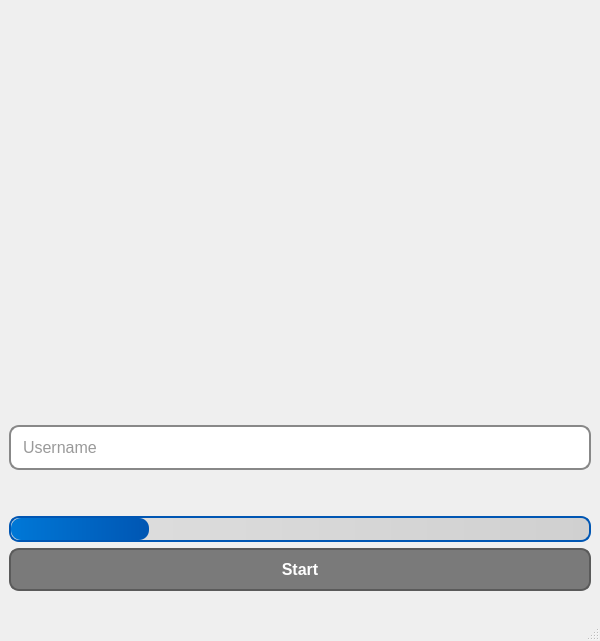
<?xml version="1.0" encoding="UTF-8"?>
<ui version="4.0">
 <class>MainWindow</class>
 <widget class="QMainWindow" name="MainWindow">
  <property name="geometry">
   <rect>
    <x>0</x>
    <y>0</y>
    <width>600</width>
    <height>641</height>
   </rect>
  </property>
  <property name="sizePolicy">
   <sizepolicy hsizetype="Fixed" vsizetype="Fixed">
    <horstretch>0</horstretch>
    <verstretch>0</verstretch>
   </sizepolicy>
  </property>
  <property name="maximumSize">
   <size>
    <width>600</width>
    <height>641</height>
   </size>
  </property>
  <property name="windowTitle">
   <string>MainWindow</string>
  </property>
  <widget class="QWidget" name="centralwidget">
   <property name="minimumSize">
    <size>
     <width>600</width>
     <height>600</height>
    </size>
   </property>
   <property name="maximumSize">
    <size>
     <width>600</width>
     <height>600</height>
    </size>
   </property>
   <property name="styleSheet">
    <string notr="true">background-image: url(&quot;D:/PROJECTS/Project/App/Chinazes/images/OIG2.jpg&quot;);
background-size: 600px 600px;
background-repeat: no-repeat;
background-position: center;
</string>
   </property>
   <layout class="QVBoxLayout" name="verticalLayout_3">
    <item>
     <layout class="QVBoxLayout" name="verticalLayout_2">
      <item>
       <spacer name="verticalSpacer">
        <property name="orientation">
         <enum>Qt::Vertical</enum>
        </property>
        <property name="sizeHint" stdset="0">
         <size>
          <width>20</width>
          <height>40</height>
         </size>
        </property>
       </spacer>
      </item>
      <item>
       <widget class="QLineEdit" name="lineEdit">
        <property name="styleSheet">
         <string notr="true">QWidget {
    background: qlineargradient(
        x1:0, y1:0, x2:1, y2:1,
        stop:0 #f7f7f7,  /* Світліший світло-сірий колір */
        stop:1 #dcdcdc   /* Світло-сірий колір */
    );
}

/* Стиль для прогрес-бару */
QProgressBar {
    border: 2px solid #888888;  /* Темніша рамка */
    border-radius: 10px;        /* Згладжені кути */
    background-color: #e0e0e0;  /* Світло-сірий фон прогрес-бару */
}

QProgressBar::chunk {
    background: qlineargradient(
        x1:0, y1:0, x2:1, y2:0,
        stop:0 #888888, 
        stop:1 #555555
    );
    border-radius: 10px;        /* Згладжені кути для частини */
}

/* Стиль для кнопки */
QPushButton {
    background-color: #7a7a7a;  /* Темно-сірий фон кнопки */
    color: white;                /* Колір тексту */
    border: 2px solid #5a5a5a;  /* Темніша рамка */
    border-radius: 10px;        /* Згладжені кути */
    padding: 10px;              /* Внутрішні відступи */
    font-size: 16px;            /* Розмір шрифту */
    font-weight: bold;          /* Жирний шрифт */
    transition: background-color 0.3s, color 0.3s;  /* Анімація переходу */
    box-shadow: 0px 2px 5px rgba(0, 0, 0, 0.2);  /* Тінь для глибини */
}

QPushButton:hover {
    background-color: #646464;  /* Колір при наведенні */
    color: #ffffff;              /* Колір тексту при наведенні */
}

QPushButton:pressed {
    background-color: #505050;   /* Темніший колір при натисканні */
}

/* Стиль для поля вводу юзернейма */
QLineEdit {
    background-color: #ffffff;   /* Білий фон для поля вводу */
    color: #333333;              /* Темний колір тексту */
    border: 2px solid #888888;   /* Темніша рамка */
    border-radius: 10px;        /* Згладжені кути */
    padding: 10px;              /* Внутрішні відступи */
    font-size: 16px;            /* Розмір шрифту */
}

QLineEdit:focus {
    border: 2px solid #555555;   /* Темніша рамка при фокусі */
    background-color: #f0f0f0;   /* Світло-сірий фон при фокусі */
}</string>
        </property>
        <property name="readOnly">
         <bool>false</bool>
        </property>
        <property name="placeholderText">
         <string>Username</string>
        </property>
       </widget>
      </item>
      <item>
       <spacer name="verticalSpacer_2">
        <property name="orientation">
         <enum>Qt::Vertical</enum>
        </property>
        <property name="sizeType">
         <enum>QSizePolicy::Maximum</enum>
        </property>
        <property name="sizeHint" stdset="0">
         <size>
          <width>20</width>
          <height>40</height>
         </size>
        </property>
       </spacer>
      </item>
      <item>
       <widget class="QProgressBar" name="progressBar">
        <property name="styleSheet">
         <string notr="true">QProgressBar {
    border: 2px solid #0056b3;
    border-radius: 10px;
    background: qlineargradient(x1:0, y1:0, x2:1, y2:0, stop:0 #e0e0e0, stop:1 #d0d0d0);
}

QProgressBar::chunk {
    background: qlineargradient(x1:0, y1:0, x2:1, y2:0, stop:0 #0078d7, stop:1 #0056b3);
    border-radius: 10px;
}</string>
        </property>
        <property name="value">
         <number>24</number>
        </property>
        <property name="textVisible">
         <bool>false</bool>
        </property>
       </widget>
      </item>
      <item>
       <widget class="QPushButton" name="pushButton">
        <property name="styleSheet">
         <string notr="true">QWidget {
    background: qlineargradient(  /* Градієнт для фону вікна */
        x1:0, y1:0, x2:1, y2:1,
        stop:0 #f0f0f0,  /* Світло-сірий колір */
        stop:1 #b0b0b0   /* Темніший сірий колір */
    );
}

/* Стиль для прогрес-бару */
QProgressBar {
    border: 2px solid #888888;  /* Темніша рамка */
    border-radius: 10px;        /* Згладжені кути */
    background-color: #dcdcdc;  /* Світло-сірий фон прогрес-бару */
}

QProgressBar::chunk {
    background: qlineargradient(  /* Градієнт для частини прогрес-бару */
        x1:0, y1:0, x2:1, y2:0,
        stop:0 #888888, 
        stop:1 #555555
    );
    border-radius: 10px;        /* Згладжені кути для частини */
}

/* Стиль для кнопки */
QPushButton {
    background-color: #7a7a7a;  /* Темно-сірий фон кнопки */
    color: white;                /* Колір тексту */
    border: 2px solid #5a5a5a;  /* Темніша рамка */
    border-radius: 10px;        /* Згладжені кути */
    padding: 10px;              /* Внутрішні відступи */
    font-size: 16px;            /* Розмір шрифту */
    font-weight: bold;          /* Жирний шрифт */
    transition: background-color 0.3s, color 0.3s;  /* Анімація переходу */
    box-shadow: 0px 2px 5px rgba(0, 0, 0, 0.2);  /* Тінь для глибини */
}

QPushButton:hover {
    background-color: #646464;  /* Колір при наведенні */
    color: #ffffff;              /* Колір тексту при наведенні */
}

QPushButton:pressed {
    background-color: #505050;   /* Темніший колір при натисканні */
}</string>
        </property>
        <property name="text">
         <string>Start</string>
        </property>
       </widget>
      </item>
     </layout>
    </item>
   </layout>
  </widget>
  <widget class="QMenuBar" name="menubar">
   <property name="geometry">
    <rect>
     <x>0</x>
     <y>0</y>
     <width>600</width>
     <height>21</height>
    </rect>
   </property>
  </widget>
  <widget class="QStatusBar" name="statusbar"/>
 </widget>
 <resources/>
 <connections/>
</ui>
